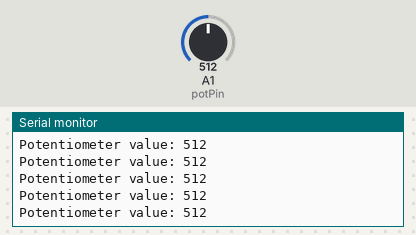
Bench run of a sketch on a simulated Arduino Uno, built with avr-gcc and run on an emulated ATmega328P. On the bench: the last lines printed to the serial monitor. The test bench sets the inputs (shaded band); at power-on: A1 (potPin) = 512.

Above: at 1.2 s.
1.3 s: A1 (potPin) set to 716
At 2.2 s:
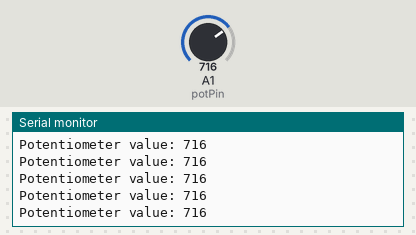
4.3 s: A1 (potPin) set to 900
At 5.1 s:
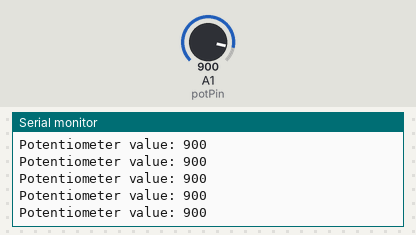
Timing chart, 0 to 7.3 s (numbered marks = the images above; inputs shaded):
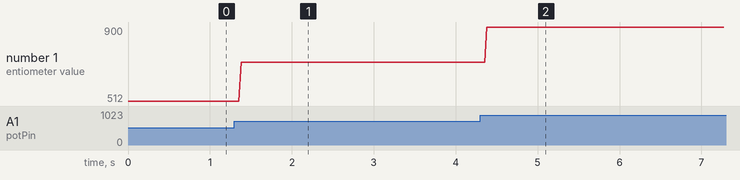

The sketch:

potentiometer-test.ino
```cpp
const int potPin = A1;
int potValue;
void setup() {
  // put your setup code here, to run once:
  pinMode(potPin, INPUT);
  Serial.begin(9600);
}

void loop() {
  // put your main code here, to run repeatedly:
  potValue = analogRead(potPin);
  Serial.print("Potentiometer value: ");
  Serial.println(potValue);
}
```

Measured:
- after the input at 1.3 s, the serial monitor: prints a new line after 0.08 s (image 1)
- after the input at 4.3 s, the serial monitor: prints a new line after 0.08 s (image 2)
- plotted number 1: 512 → 716 after the input at 1.3 s, 716 → 900 after the input at 4.3 s
